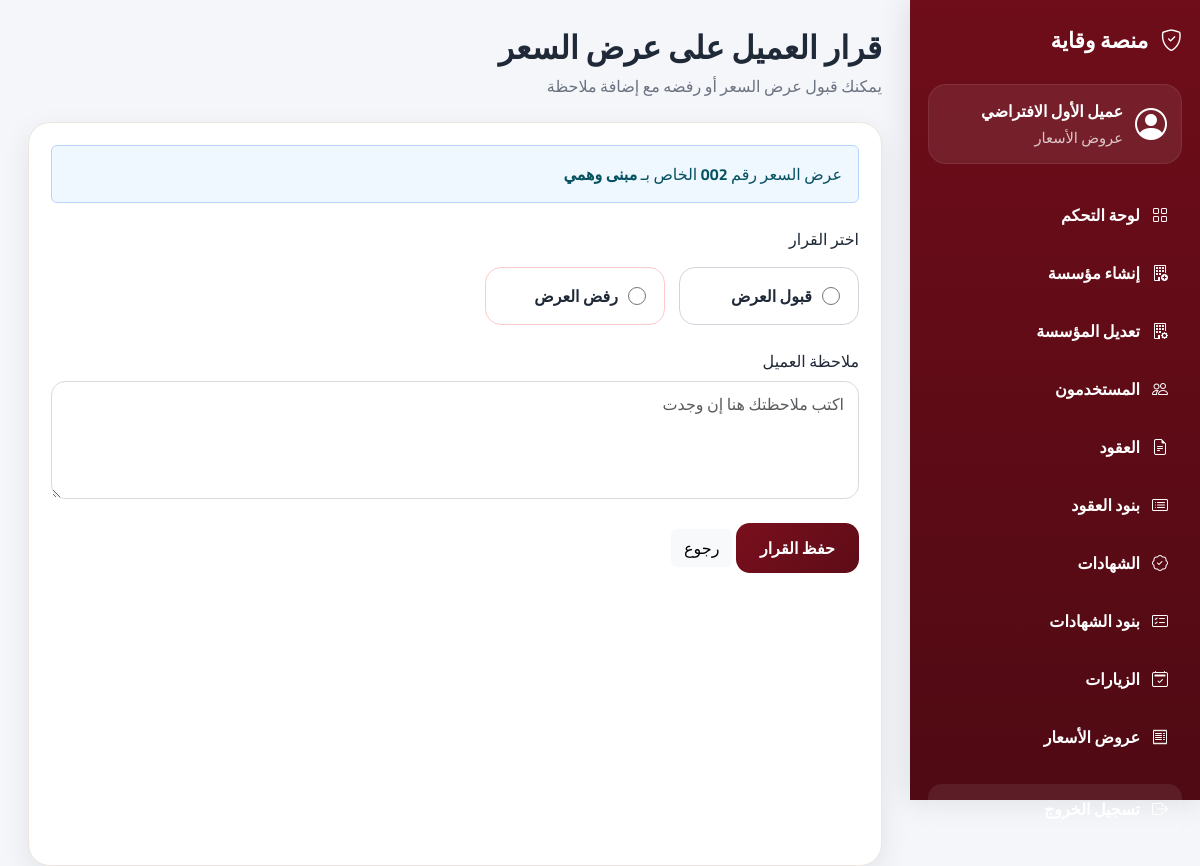
The app's page /quotations/2/decision/ (signed in) with its own data.
### core/models.py (models this page shows, shortened)
class User(AbstractUser):
    USER_TYPES = (
        ("executive", "مدير تنفيذي"),
        ("admin_assistant", "مساعد إداري"),
        ("technician", "فني"),
        ("client", "عميل"),
    )
    user_type = models.CharField(
        max_length=30,
        choices=USER_TYPES,
        default="client",
        verbose_name="نوع المستخدم",
    )
    phone = models.CharField(
        max_length=20,
        blank=True,
        null=True,
        verbose_name="رقم الجوال",
        help_text="مثال: 9665XXXXXXXX",
    )
    national_id = models.CharField(
        max_length=50,
        blank=True,
        null=True,
        verbose_name="رقم الهوية / السجل",
    )
    must_change_password = models.BooleanField(
        default=False,
        verbose_name="يجب تغيير كلمة المرور",
    )
    class Meta:
        verbose_name = "مستخدم"
        verbose_name_plural = "المستخدمون"

### quotations/models.py (models this page shows, shortened)
class PriceQuotation(models.Model):
    STATUS_CHOICES = [
        ("draft", "مسودة"),
        ("sent", "مرسل"),
        ("accepted", "مقبول"),
        ("rejected", "مرفوض"),
    ]
    PAYMENT_METHOD_CHOICES = [
        ("platform_card", "بطاقة عبر المنصة"),
        ("bank_transfer", "تحويل بنكي"),
        ("cash", "نقداً"),
    ]
    institution = models.ForeignKey(
        "core.Institution",
        on_delete=models.CASCADE,
        related_name="quotations",
        verbose_name="المؤسسة",
    )
    executive = models.ForeignKey(
        User,
        on_delete=models.CASCADE,
        related_name="executive_quotations",
        verbose_name="المدير التنفيذي",
    )
    client = models.ForeignKey(
        User,
        on_delete=models.CASCADE,
        related_name="client_quotations",
        verbose_name="العميل",
    )
    quotation_number = models.CharField(
        max_length=100,
        verbose_name="رقم عرض السعر",
    )
    client_display_name = models.CharField(
        max_length=255,
        verbose_name="اسم مؤسسة العميل",
    )
    building_name = models.CharField(
        max_length=255,
        verbose_name="اسم المبنى",
    )
    building_location = models.TextField(
        verbose_name="موقع المبنى",
    )
    issue_date = models.DateField(
        auto_now_add=True,
        verbose_name="تاريخ الإصدار",
    )
    status = models.CharField(
        max_length=20,
        choices=STATUS_CHOICES,
        default="draft",
        verbose_name="الحالة",
    )
    payment_method = models.CharField(
        max_length=30,
        choices=PAYMENT_METHOD_CHOICES,
        blank=True,
        null=True,
        verbose_name="طريقة الدفع",
    )
    subtotal = models.DecimalField(
        max_digits=12,
        decimal_places=2,
        default=Decimal("0.00"),
        verbose_name="المجموع",
    )
    vat_amount = models.DecimalField(
        max_digits=12,
        decimal_places=2,
        default=Decimal("0.00"),
        verbose_name="الضريبة",
    )
    grand_total = models.DecimalField(
        max_digits=12,
        decimal_places=2,
        default=Decimal("0.00"),
        verbose_name="الإجمالي",
    )
    grand_total_words = models.TextField(
        blank=True,
        null=True,
        verbose_name="المبلغ كتابة",
    )
    payment_terms = models.TextField(
        verbose_name="طريقة الدفع (الدفعات)",
    )
    execution_days = models.PositiveIntegerField(
        default=0,
        verbose_name="عدد أيام التنفيذ",
    )
    execution_period = models.CharField(
        max_length=255,
        blank=True,
        null=True,
        verbose_name="مدة التنفيذ",
    )
    institution_account_number = models.CharField(
        max_length=255,
        verbose_name="رقم حساب المؤسسة",
    )
    client_decision_note = models.TextField(
        blank=True,
        null=True,
        verbose_name="ملاحظة العميل",
    )
    created_at = models.DateTimeField(
        auto_now_add=True,
    )
    class Meta:
        verbose_name = "عرض سعر"
        verbose_name_plural = "عروض الأسعار"

### quotations/views.py (the view, shortened to what this page needs)
# urls.py: path("<int:quotation_id>/decision/", views.quotation_client_decision_view, name="quotation_client_decision"),
@login_required
def quotation_client_decision_view(request, quotation_id):
    if request.user.user_type != "client":
        messages.error(request, "غير مصرح لك بالدخول لهذه الصفحة")
        return redirect("dashboard")
    quotation = get_object_or_404(
        PriceQuotation.objects.select_related(
            "institution",
            "executive",
            "client",
        ).prefetch_related(
            "items",
            "installments",
        ),
        id=quotation_id,
        client=request.user,
    )
    return render(
        request,
        "quotations/quotation_client_decision.html",
        {
            "quotation": quotation,
            "user_type_label": "عروض الأسعار",
        },
    )

### templates/quotations/quotation_client_decision.html (shortened to what this page needs)
{% extends "core/dashboard_base.html" %}
{% block page_title %}قرار العميل على عرض السعر{% endblock %}
{% block page_subtitle %}يمكنك قبول عرض السعر أو رفضه مع إضافة ملاحظة{% endblock %}
{% block dashboard_content %}
<div class="panel-card">
    <div class="panel-card-body">
        <div class="alert alert-info mb-4">
            عرض السعر رقم <strong>{{ quotation.quotation_number }}</strong>
            الخاص بـ <strong>{{ quotation.building_name }}</strong>
        </div>
        <form method="post">
            <div class="mb-4">
                <label class="form-label d-block mb-3">اختر القرار</label>
                <div class="decision-options">
                    <label class="decision-card">
                        <input type="radio" name="decision" value="accept" required>
                        <span>قبول العرض</span>
                    </label>
                    <label class="decision-card reject">
                        <input type="radio" name="decision" value="reject" required>
                        <span>رفض العرض</span>
                    </label>
                </div>
            </div>
            <div class="mb-4">
                <label class="form-label">ملاحظة العميل</label>
                <textarea name="client_decision_note" class="form-control" rows="4" placeholder="اكتب ملاحظتك هنا إن وجدت"></textarea>
            </div>
            <button type="submit" class="btn btn-main">حفظ القرار</button>
            <a href="{% url 'quotation_detail' quotation.id %}" class="btn btn-light">رجوع</a>
        </form>
    </div>
</div>
{% endblock %}

### templates/core/dashboard_base.html (shortened to what this page needs)
{% load static %}
<!DOCTYPE html>
<html lang="ar" dir="rtl">
<head>
    <link rel="stylesheet" href="https://cdn.jsdelivr.net/npm/bootstrap@5.3.3/dist/css/bootstrap.rtl.min.css">
    <link rel="stylesheet" href="https://cdn.jsdelivr.net/npm/bootstrap-icons@1.11.3/font/bootstrap-icons.min.css">
    <link rel="stylesheet" href="{% static 'css/style.css' %}">
</head>
<body class="dashboard-body">
<div class="dashboard-layout">
    <aside class="sidebar">
        <div class="sidebar-brand">
            <i class="bi bi-shield-check"></i>
            <span>منصة وقاية</span>
        </div>
        <div class="sidebar-user">
            <div class="sidebar-user-icon">
                <i class="bi bi-person-circle"></i>
            </div>
            <div>
                <strong>{{ user.get_full_name|default:user.username }}</strong>
                <div class="sidebar-user-role">{{ user_type_label }}</div>
            </div>
        </div>
        <nav class="sidebar-nav">
            <a href="{% url 'dashboard' %}" class="sidebar-link">
                <i class="bi bi-grid"></i>
                <span>لوحة التحكم</span>
            </a>
            <a href="{% url 'create_institution' %}" class="sidebar-link">
                <i class="bi bi-building-add"></i>
                <span>إنشاء مؤسسة</span>
            </a>
            <a href="{% url 'edit_my_institution' %}" class="sidebar-link">
                <i class="bi bi-building-gear"></i>
                <span>تعديل المؤسسة</span>
            </a>
            <a href="{% url 'users_list' %}" class="sidebar-link">
                <i class="bi bi-people"></i>
                <span>المستخدمون</span>
            </a>
            <a href="{% url 'contracts_list' %}" class="sidebar-link">
                <i class="bi bi-file-earmark-text"></i>
                <span>العقود</span>
            </a>
            <a href="{% url 'clause_template_list' %}" class="sidebar-link">
                <i class="bi bi-card-list"></i>
                <span>بنود العقود</span>
            </a>
            <a href="{% url 'certificate_list' %}" class="sidebar-link">
                <i class="bi bi-patch-check"></i>
                <span>الشهادات</span>
            </a>
            <a href="{% url 'certificate_clause_list' %}" class="sidebar-link">
                <i class="bi bi-card-checklist"></i>
                <span>بنود الشهادات</span>
            </a>
            <a href="{% url 'visit_list' %}" class="sidebar-link">
                <i class="bi bi-calendar2-check"></i>
                <span>الزيارات</span>
            </a>
            <a href="{% url 'quotation_list' %}" class="sidebar-link">
                <i class="bi bi-receipt"></i>
                <span>عروض الأسعار</span>
            </a>
            <a href="{% url 'logout' %}" class="sidebar-link logout-link">
                <i class="bi bi-box-arrow-right"></i>
                <span>تسجيل الخروج</span>
            </a>
        </nav>
    </aside>
    <main class="dashboard-main">
        <div class="dashboard-topbar">
            <div>
                <h1 class="dashboard-page-title">{% block page_title %}لوحة التحكم{% endblock %}</h1>
                <p class="dashboard-page-subtitle">{% block page_subtitle %}إدارة ذكية وواجهة عربية احترافية{% endblock %}</p>
            </div>
        </div>
        {% block dashboard_content %}{% endblock %}
    </main>
</div>
</body>
</html>

### static/css/style.css (style rules this page uses)
:root { --primary: #7a0f1d; --primary-dark: #5d0c17; --secondary: #b58a4b; --bg: #f8f7f5; --white: #ffffff; --text: #1f2937; --muted: #6b7280; --border: #ece7df; --shadow: 0 10px 30px rgba(0, 0, 0, 0.08); --radius: 20px; }
* { box-sizing: border-box; }
body { font-family: "Cairo", sans-serif; background: var(--bg); color: var(--text); margin: 0; padding: 0; }
a { text-decoration: none; }
.btn-main { background: linear-gradient(135deg, var(--primary), var(--primary-dark)); color: #fff; border: none; border-radius: 14px; padding: 13px 24px; font-weight: 800; }
.form-control, .form-select { border-radius: 14px; min-height: 48px; border: 1px solid #d7dbe0; padding: 10px 14px; margin-bottom: 12px; }
.dashboard-body { background: #f4f6fa; }
.dashboard-layout { display: flex; min-height: 100vh; }
.sidebar { width: 290px; background: linear-gradient(180deg, #6f0d1a, #4f0a13); color: #fff; padding: 24px 18px; position: sticky; top: 0; height: 100vh; box-shadow: 0 0 30px rgba(0, 0, 0, 0.12); }
.sidebar-brand { display: flex; align-items: center; gap: 12px; font-size: 1.35rem; font-weight: 800; margin-bottom: 28px; }
.sidebar-user { display: flex; gap: 12px; align-items: center; background: rgba(255, 255, 255, 0.08); border: 1px solid rgba(255, 255, 255, 0.08); border-radius: 18px; padding: 14px; margin-bottom: 26px; }
.sidebar-user-icon { font-size: 2rem; line-height: 1; }
.sidebar-user-role { color: rgba(255, 255, 255, 0.75); font-size: 0.92rem; margin-top: 4px; }
.sidebar-nav { display: flex; flex-direction: column; gap: 8px; }
.sidebar-link { display: flex; align-items: center; gap: 12px; color: #fff; padding: 13px 14px; border-radius: 14px; transition: 0.25s ease; font-weight: 700; }
.logout-link { margin-top: 14px; background: rgba(255, 255, 255, 0.08); }
.dashboard-main { flex: 1; padding: 28px; }
.dashboard-topbar { margin-bottom: 24px; }
.dashboard-page-title { font-size: 2rem; font-weight: 800; margin-bottom: 8px; }
.dashboard-page-subtitle { color: var(--muted); margin-bottom: 0; }
.panel-card { background: #fff; border-radius: 22px; border: 1px solid var(--border); box-shadow: var(--shadow); overflow: hidden; height: 100%; }
.panel-card-body { padding: 22px; }
.alert-info { background: #f0f8ff; border: 1px solid #b6d4fe; }

### templates/quotations/quotation_client_decision.html (style rules this page uses)
.decision-options { display: flex; gap: 14px; flex-wrap: wrap; }
.decision-card { border: 1px solid #d1d5db; border-radius: 16px; padding: 16px 18px; min-width: 180px; cursor: pointer; font-weight: 700; display: flex; align-items: center; gap: 10px; }
.decision-card.reject { border-color: #fecaca; }
.decision-card input { width: 18px; height: 18px; }

### records on screen
User: get_full_name "عميل الأول الافتراضي"
PriceQuotation: quotation_number "002", building_name "مبنى وهمي"

### other values on screen
{{ user_type_label }} "عروض الأسعار"
